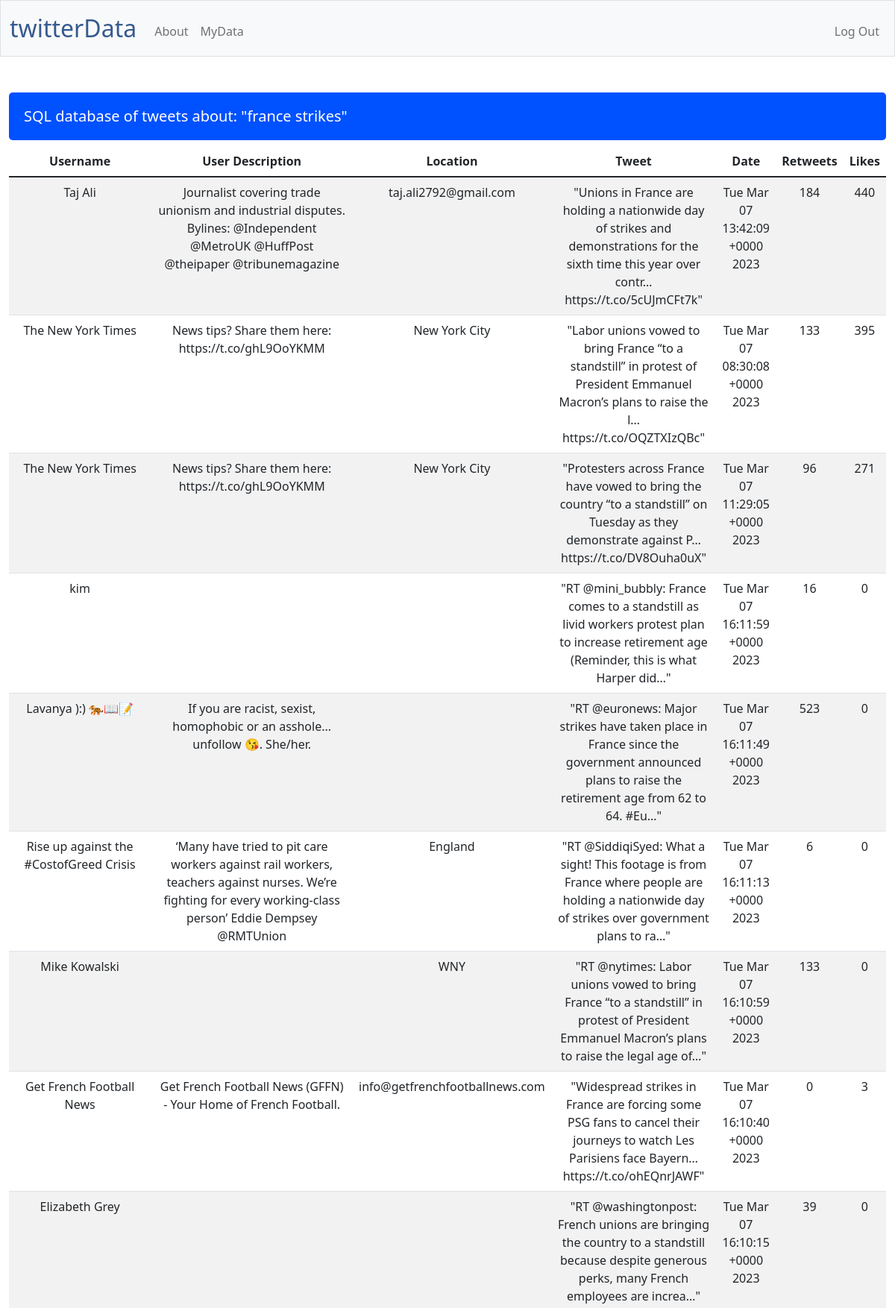
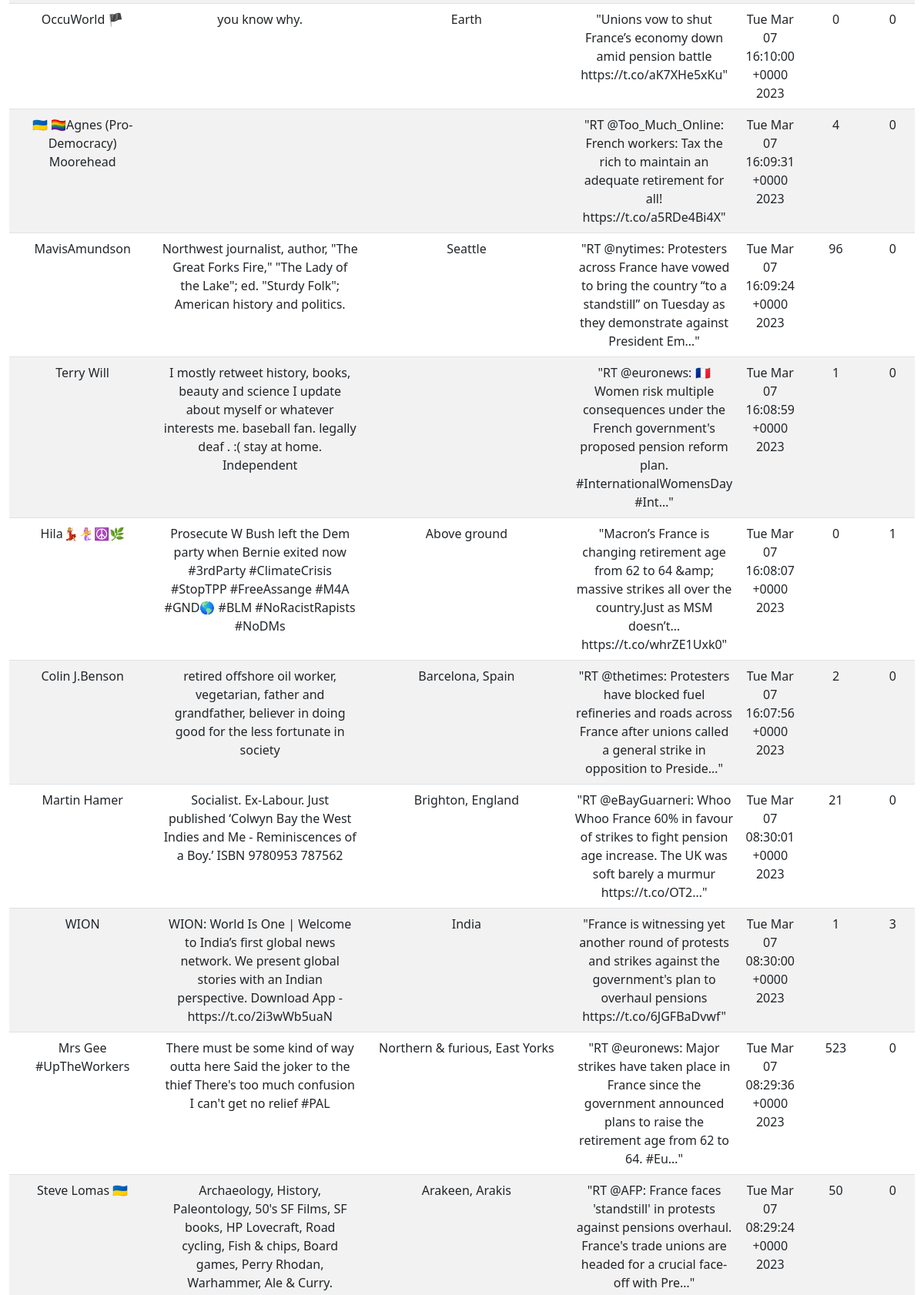
Screenshot of /mydata (signed in, upper part) with the database file from the repository (2 pictures, top to bottom).
### tables this page shows
CREATE TABLE u_db (id INTEGER, username TEXT NOT NULL, user_description TEXT, tweet TEXT NOT NULL
, date DATETIME, retweets INTEGER, 'keyword' TEXT, 'likes' INTEGER, 'location' TEXT, FOREIGN KEY (id) REFERENCES users);

### app.py (the view)
@app.route("/mydata")
@login_required
def mydata():
    user_id = session["user_id"]
    u_rows = db.execute("SELECT * FROM u_db WHERE id = ?", user_id)
    return render_template("mydata.html", u_rows = u_rows)

### app.py (called while the page is built)
@app.after_request
def after_request(response):
    response.headers["Cache-Control"] = "no-cache, no-store, must-revalidate"
    response.headers["Expires"] = 0
    response.headers["Pragma"] = "no-cache"
    return response

### helpers.py (called while the page is built)
def login_required(f):
    @wraps(f)
    def decorated_function(*args, **kwargs):
        if session.get("user_id") is None:
            return redirect("/login")
        return f(*args, **kwargs)
    return decorated_function

### templates/mydata.html (shortened to what this page needs)
{% extends "layout.html" %}
{% block main %}
<h5 style="text-align: left;">SQL database of tweets about: "{{ u_rows[0]["keyword"] }}" </h5>
                <table class="table table-striped" id="portf">
                    <thead>
                        <tr>
                            <th>Username</th>
                            <th>User Description</th>
                            <th>Location</th>
                            <th>Tweet</th>
                            <th>Date</th>
                            <th>Retweets</th>
                            <th>Likes</th>
                        </tr>
                    </thead>
                    <tbody>
                        {% for row in u_rows %}
                        <tr>
                            <td>{{ row.username }}</td>
                            <td>{{ row.user_description }}</td>
                            <td>{{ row.location }}</td>
                            <td>"{{ row.tweet }}"</td>
                            <td>{{ row.date }}</td>
                            <td>{{ row.retweets }}</td>
                            <td>{{ row.likes }}</td>
                        </tr>
                        {% endfor %}
                    </tbody>
                </table>
{% endblock %}

### templates/layout.html (shortened to what this page needs)
<!DOCTYPE html>
<html lang="en">
    <head>
        <link href="https://cdn.jsdelivr.net/npm/bootstrap@5.1.3/dist/css/bootstrap.min.css" rel="stylesheet">
        <link href="/static/style.css" rel="stylesheet">
    </head>
    <body>
        <nav class="bg-light border navbar navbar-expand-md navbar-light">
            <div class="container-fluid">
                <a class="navbar-brand" href="/"><span class="blue">twitterData</span></a>
                <div class="collapse navbar-collapse" id="navbar">
                    {% if session["user_id"] %}
                        <ul class="navbar-nav me-auto mt-2">
                            <li class="nav-item"><a class="nav-link" href="/about">About</a></li>
                            <li class="nav-item"><a class="nav-link" href="/mydata">MyData</a></li>
                        </ul>
                        <ul class="navbar-nav ms-auto mt-2">
                            <li class="nav-item"><a class="nav-link" href="/logout">Log Out</a></li>
                        </ul>
                    {% else %}
                        <ul class="navbar-nav ms-auto mt-2">
                            <li class="nav-item"><a class="nav-link" href="/register">Register</a></li>
                            <li class="nav-item"><a class="nav-link" href="/login">Log In</a></li>
                        </ul>
                    {% endif %}
                </div>
            </div>
        </nav>
        <main class="container-fluid py-5 text-center">
            {% block main %}{% endblock %}
        </main>
    </body>
</html>

### static/style.css (style rules this page uses)
nav .navbar-brand { font-size: xx-large; }
nav .navbar-brand .blue { color: #365a8f; }
#portf { width = 80%; }
h5 { color: white; background-color: #0051ff ; border-radius: 5px; padding: 20px; }

### rows the page displays
u_db: keyword "france strikes", username "Taj Ali", user_description "Journalist covering trade unionism and industrial disputes. Bylines: @Independent @MetroUK @HuffPost @theipaper @tribunemagazine", location "taj.ali2792@gmail.com", tweet "Unions in France are holding a nationwide day of strikes and demonstrations for the sixth time this year over contr… https://t.co/5cUJmCFt7k", date "Tue Mar 07 13:42:09 +0000 2023", retweets "184", likes "440"
u_db: username "The New York Times", user_description "News tips? Share them here: https://t.co/ghL9OoYKMM", location "New York City", tweet "Labor unions vowed to bring France “to a standstill” in protest of President Emmanuel Macron’s plans to raise the l… https://t.co/OQZTXIzQBc", date "Tue Mar 07 08:30:08 +0000 2023", retweets "133", likes "395"
u_db: username "The New York Times", user_description "News tips? Share them here: https://t.co/ghL9OoYKMM", location "New York City", tweet "Protesters across France have vowed to bring the country “to a standstill” on Tuesday as they demonstrate against P… https://t.co/DV8Ouha0uX", date "Tue Mar 07 11:29:05 +0000 2023", retweets "96", likes "271"
u_db: username "kim", tweet "RT @mini_bubbly: France comes to a standstill as livid workers protest plan to increase retirement age (Reminder, this is what Harper did…", date "Tue Mar 07 16:11:59 +0000 2023", retweets "16", likes "0"
u_db: username "Lavanya ):) 🐅📖📝", user_description "If you are racist, sexist, homophobic or an asshole... unfollow 😘. She/her.", tweet "RT @euronews: Major strikes have taken place in France since the government announced plans to raise the retirement age from 62 to 64. #Eu…", date "Tue Mar 07 16:11:49 +0000 2023", retweets "523", likes "0"
u_db: username "Rise up against the #CostofGreed Crisis", user_description "‘Many have tried to pit care workers against rail workers, teachers against nurses. We’re fighting for every working-class person’ Eddie Dempsey @RMTUnion", location "England", tweet "RT @SiddiqiSyed: What a sight! This footage is from France where people are holding a nationwide day of strikes over government plans to ra…", date "Tue Mar 07 16:11:13 +0000 2023", retweets "6", likes "0"
u_db: username "Mike Kowalski", location "WNY", tweet "RT @nytimes: Labor unions vowed to bring France “to a standstill” in protest of President Emmanuel Macron’s plans to raise the legal age of…", date "Tue Mar 07 16:10:59 +0000 2023", retweets "133", likes "0"
u_db: username "Get French Football News", user_description "Get French Football News (GFFN) - Your Home of French Football.", location "info@getfrenchfootballnews.com", tweet "Widespread strikes in France are forcing some PSG fans to cancel their journeys to watch Les Parisiens face Bayern… https://t.co/ohEQnrJAWF", date "Tue Mar 07 16:10:40 +0000 2023", retweets "0", likes "3"
u_db: username "Elizabeth Grey", tweet "RT @washingtonpost: French unions are bringing the country to a standstill because despite generous perks, many French employees are increa…", date "Tue Mar 07 16:10:15 +0000 2023", retweets "39", likes "0"
u_db: username "OccuWorld 🏴", user_description "you know why.", location "Earth", tweet "Unions vow to shut France’s economy down amid pension battle https://t.co/aK7XHe5xKu", date "Tue Mar 07 16:10:00 +0000 2023", retweets "0", likes "0"
u_db: username "🇺🇦 🏳️‍🌈Agnes (Pro-Democracy) Moorehead", tweet "RT @Too_Much_Online: French workers: Tax the rich to maintain an adequate retirement for all! https://t.co/a5RDe4Bi4X", date "Tue Mar 07 16:09:31 +0000 2023", retweets "4", likes "0"
u_db: username "MavisAmundson", user_description "Northwest journalist, author, \"The Great Forks Fire,\" \"The Lady of the Lake\"; ed. \"Sturdy Folk\"; American history and politics.", location "Seattle", tweet "RT @nytimes: Protesters across France have vowed to bring the country “to a standstill” on Tuesday as they demonstrate against President Em…", date "Tue Mar 07 16:09:24 +0000 2023", retweets "96", likes "0"
u_db: username "Terry Will", user_description "I mostly retweet history, books, beauty and science I update about myself or whatever interests me. baseball fan. legally deaf . :( stay at home. Independent", tweet "RT @euronews: 🇫🇷 Women risk multiple consequences under the French government's proposed pension reform plan. #InternationalWomensDay #Int…", date "Tue Mar 07 16:08:59 +0000 2023", retweets "1", likes "0"
u_db: username "Hila💃🏼🧜‍♀️☮️🌿", user_description "Prosecute W Bush left the Dem party when Bernie exited now #3rdParty #ClimateCrisis #StopTPP #FreeAssange #M4A #GND🌎 #BLM #NoRacistRapists #NoDMs", location "Above ground", tweet "Macron’s France is changing retirement age from 62 to 64 &amp; massive strikes all over the country.Just as MSM doesn’t… https://t.co/whrZE1Uxk0", date "Tue Mar 07 16:08:07 +0000 2023", retweets "0", likes "1"
u_db: username "Colin J.Benson", user_description "retired offshore oil worker, vegetarian, father and grandfather, believer in doing good for the less fortunate in society", location "Barcelona, Spain", tweet "RT @thetimes: Protesters have blocked fuel refineries and roads across France after unions called a general strike in opposition to Preside…", date "Tue Mar 07 16:07:56 +0000 2023", retweets "2", likes "0"
u_db: username "Martin Hamer", user_description "Socialist. Ex-Labour. Just published ‘Colwyn Bay the West Indies and Me - Reminiscences of a Boy.’ ISBN 9780953 787562", location "Brighton, England", tweet "RT @eBayGuarneri: Whoo Whoo France 60% in favour of strikes to fight pension age increase. The UK was soft barely a murmur https://t.co/OT2…", date "Tue Mar 07 08:30:01 +0000 2023", retweets "21", likes "0"
u_db: username "WION", user_description "WION: World Is One | Welcome to India’s first global news network. We present global stories with an Indian perspective. Download App - https://t.co/2i3wWb5uaN", location "India", tweet "France is witnessing yet another round of protests and strikes against the government's plan to overhaul pensions https://t.co/6JGFBaDvwf", date "Tue Mar 07 08:30:00 +0000 2023", retweets "1", likes "3"
u_db: username "Mrs Gee #UpTheWorkers", user_description "There must be some kind of way outta here Said the joker to the thief There's too much confusion I can't get no relief #PAL", location "Northern & furious, East Yorks", tweet "RT @euronews: Major strikes have taken place in France since the government announced plans to raise the retirement age from 62 to 64. #Eu…", date "Tue Mar 07 08:29:36 +0000 2023", retweets "523", likes "0"
u_db: username "Steve Lomas 🇺🇦", user_description "Archaeology, History, Paleontology, 50's SF Films, SF books, HP Lovecraft, Road cycling, Fish & chips, Board games, Perry Rhodan, Warhammer, Ale & Curry.", location "Arakeen, Arakis", tweet "RT @AFP: France faces 'standstill' in protests against pensions overhaul. France's trade unions are headed for a crucial face-off with Pre…", date "Tue Mar 07 08:29:24 +0000 2023", retweets "50", likes "0"
